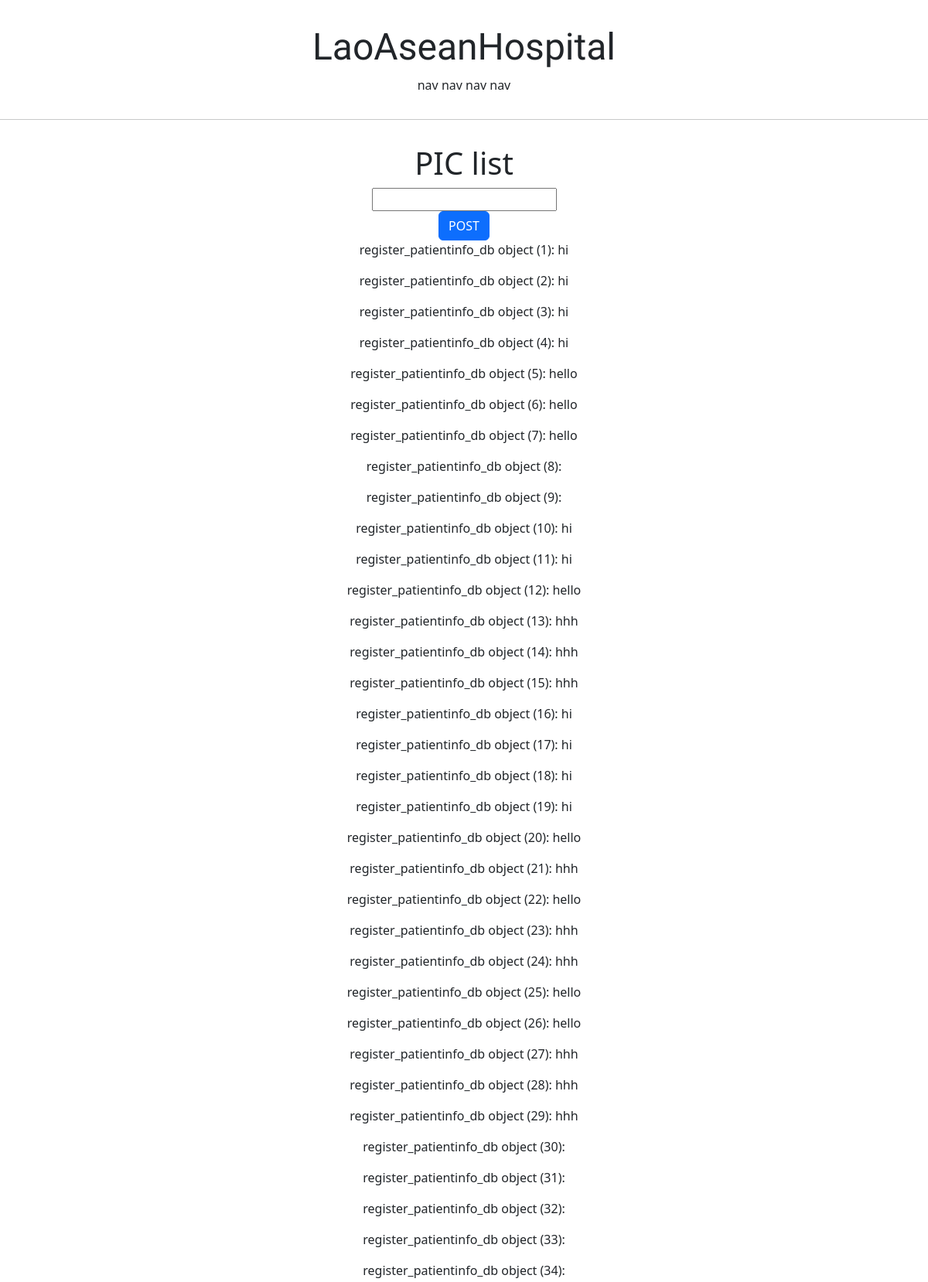
Screenshot of /register (upper part) with the database file from the repository.
### registerapp/models.py (models this page shows)
class register_patientinfo_db(models.Model):
    name=models.CharField(max_length=255, null=False)
    ename=models.CharField(max_length=255, null=False)

### registerapp/views.py (the view)
# urls.py: path('', register_patient, name='register' ),
def register_patient(request):
    if request.method=='POST':
        temp=request.POST.get('text')
        new_data=register_patientinfo_db()
        new_data.name=temp
        new_data.save()
        return HttpResponseRedirect(reverse('registerapp:register'))
    else:
        datas=register_patientinfo_db.objects.all()
        return render(request, "registerapp/register.html", context={'new_data_output': datas})

### registerapp/templates/registerapp/register.html (shortened to what this page needs)
{% extends 'base.html' %}
{% block content %}
<div style="border-radius: 1rem; margin: 2rem; text-align: center;">
    <h1>PIC list</h1>
    <form action="/register" method="post">
        <div>
            <input type="text" name="text" value="">
        </div>
        <div>
            <input type="submit" class="btn btn-primary" value="POST">
        </div>
    </form>
    {% if new_data_output %}
    {% for i in new_data_output %}
    <p>{{i}}: {{i.name}}</p>
    {% endfor %}
    {% endif %}
</div>
{% endblock%}

### templates/base.html (shortened to what this page needs)
<!DOCTYPE html>
<html>
{% include 'head.html' %}
<body>
    {% include 'header.html' %}
    <hr>
    {% block content %}
    {% endblock %}
    {% include 'footer.html' %}
</body>
</html>

### templates/head.html (shortened to what this page needs)
{% load static%}
<head>
    <link href="https://cdn.jsdelivr.net/npm/bootstrap@5.2.2/dist/css/bootstrap.min.css" rel="stylesheet"
>
    <link rel="stylesheet" type="text/css" href="{% static 'base.css' %}">
</head>

### templates/header.html
<!DOCTYPE html>
<div style="text-align:center ; margin: 2rem 0;">
    <div>
        <h1 class="landingpage_header_logo">LaoAseanHospital</h1>
    </div>
    <div>
        <span>nav</span>
        <span>nav</span>
        <span>nav</span>
        <span>nav</span>
    </div>
</div>

### templates/footer.html (shortened to what this page needs)
<!DOCTYPE html>

### static/base.css (style rules this page uses)
.landingpage_header_logo { font-family: 'Comfortaa', serif; font-size: 48px; }

### rows the page displays
register_patientinfo_db: id "register_patientinfo_db object (1)", name "hi"
register_patientinfo_db: id "register_patientinfo_db object (2)", name "hi"
register_patientinfo_db: id "register_patientinfo_db object (3)", name "hi"
register_patientinfo_db: id "register_patientinfo_db object (4)", name "hi"
register_patientinfo_db: id "register_patientinfo_db object (5)", name "hello"
register_patientinfo_db: id "register_patientinfo_db object (6)", name "hello"
register_patientinfo_db: id "register_patientinfo_db object (7)", name "hello"
register_patientinfo_db: id "register_patientinfo_db object (8)"
register_patientinfo_db: id "register_patientinfo_db object (9)"
register_patientinfo_db: id "register_patientinfo_db object (10)", name "hi"
register_patientinfo_db: id "register_patientinfo_db object (11)", name "hi"
register_patientinfo_db: id "register_patientinfo_db object (12)", name "hello"
register_patientinfo_db: id "register_patientinfo_db object (13)", name "hhh"
register_patientinfo_db: id "register_patientinfo_db object (14)", name "hhh"
register_patientinfo_db: id "register_patientinfo_db object (15)", name "hhh"
register_patientinfo_db: id "register_patientinfo_db object (16)", name "hi"
register_patientinfo_db: id "register_patientinfo_db object (17)", name "hi"
register_patientinfo_db: id "register_patientinfo_db object (18)", name "hi"
register_patientinfo_db: id "register_patientinfo_db object (19)", name "hi"
register_patientinfo_db: id "register_patientinfo_db object (20)", name "hello"
register_patientinfo_db: id "register_patientinfo_db object (21)", name "hhh"
register_patientinfo_db: id "register_patientinfo_db object (22)", name "hello"
register_patientinfo_db: id "register_patientinfo_db object (23)", name "hhh"
register_patientinfo_db: id "register_patientinfo_db object (24)", name "hhh"
register_patientinfo_db: id "register_patientinfo_db object (25)", name "hello"
register_patientinfo_db: id "register_patientinfo_db object (26)", name "hello"
register_patientinfo_db: id "register_patientinfo_db object (27)", name "hhh"
register_patientinfo_db: id "register_patientinfo_db object (28)", name "hhh"
register_patientinfo_db: id "register_patientinfo_db object (29)", name "hhh"
register_patientinfo_db: id "register_patientinfo_db object (30)"
register_patientinfo_db: id "register_patientinfo_db object (31)"
register_patientinfo_db: id "register_patientinfo_db object (32)"
register_patientinfo_db: id "register_patientinfo_db object (33)"
register_patientinfo_db: id "register_patientinfo_db object (34)"
